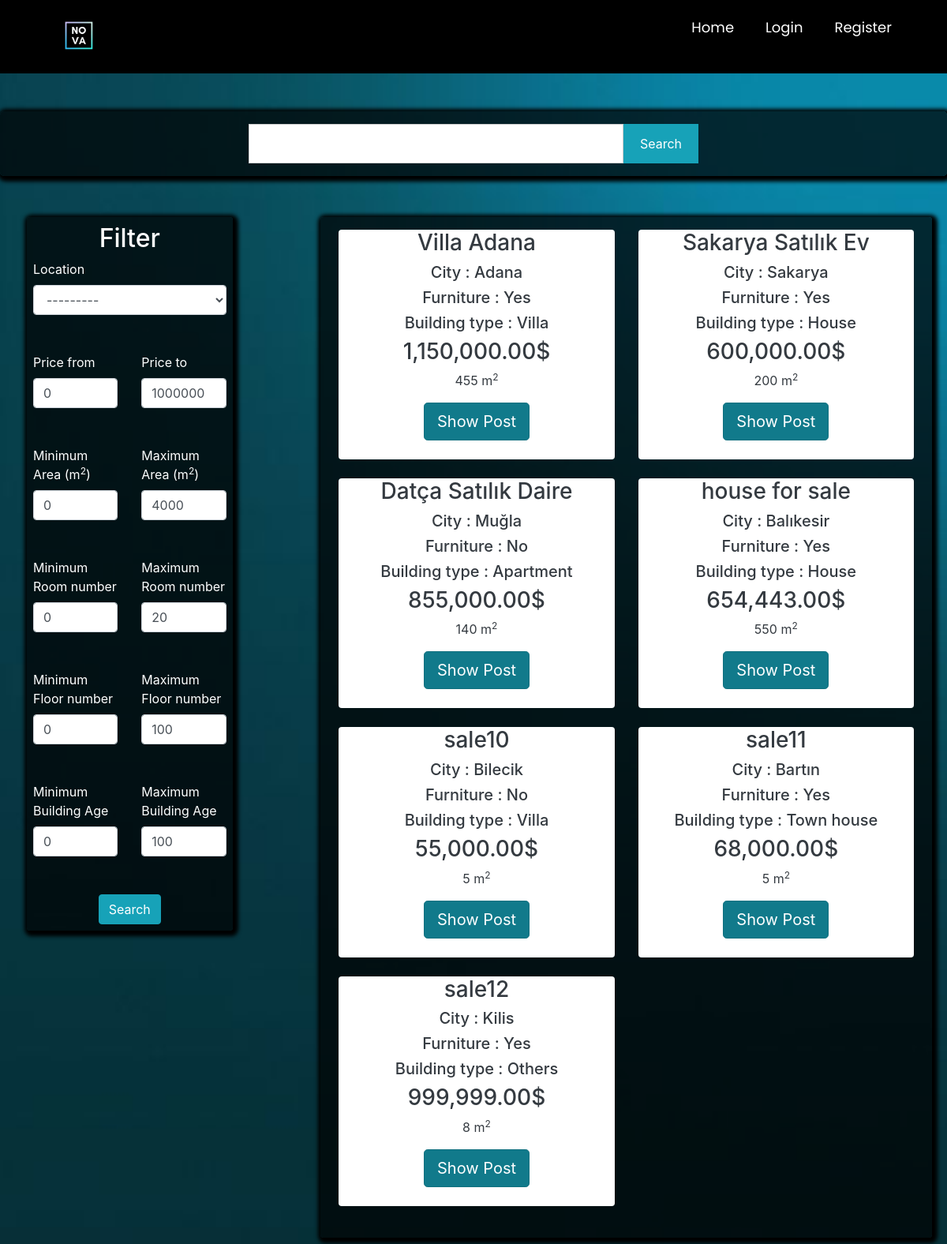
Screenshot of /postlistings/forsale with the database file from the repository.
### main/models.py (models this page shows, shortened)
class Post(models.Model):
    ouruser = models.ForeignKey(ourUser, null=True, on_delete=models.CASCADE)
    post_title = models.CharField(max_length=255,null=True)
    post_description = models.TextField()
    price = models.DecimalField(decimal_places=2 , max_digits=12)
    location = models.CharField(max_length=255,null=True,choices=city)
    postType = models.CharField(choices=RorS , max_length=50, null=True , default='For Sale')
    floor = models.DecimalField(decimal_places=0 , max_digits=3 ,null=True)
    building_age = models.DecimalField(decimal_places=0, max_digits=2 , null=True)
    area = models.DecimalField(decimal_places=0,max_digits=4 ,null=True)
    isFurniture = models.CharField(choices=Furniture ,null=True,max_length=50,default="No")
    building_type = models.CharField(choices=b_types ,null=True ,max_length=50)
    room = models.DecimalField(decimal_places=0 , max_digits=3 ,null=True)

### main/views.py (the view)
# urls.py: path('postlistings/<str:RoS>', views.postlistings, name="postlistings"),
def postlistings(request, RoS):
    if RoS == 'forsale':
        cu = Post.objects.all().filter(postType='For Sale')
    elif RoS == 'forrent':
        cu = Post.objects.all().filter(postType='For Rent')
    query = request.GET.get('query')
    price_from = request.GET.get('price_from', 0)
    price_to = request.GET.get('price_to', 1000000000)
    min_area = request.GET.get('min_area', 0)
    max_area = request.GET.get('max_area', 4000)
    min_age = request.GET.get('min_age', 0)
    max_age = request.GET.get('max_age', 100)
    min_room_num = request.GET.get('min_room_num', 0)
    max_room_num = request.GET.get('max_room_num', 20)
    min_floor_num = request.GET.get('min_floor_num', 0)
    max_floor_num = request.GET.get('max_floor_num', 100)
    if query != None:
        print("sadasdas")
        cu = cu.filter(Q(post_title__icontains=query) | Q(location__icontains=query) | Q(area__icontains=query) | Q(
            building_type__icontains=query))
    else:
        query = ""
    cu = cu.filter(price__gte=price_from).filter(price__lte=price_to)
    cu = cu.filter(area__gte=min_area).filter(area__lte=max_area)
    cu = cu.filter(building_age__gte=min_age).filter(building_age__lte=max_age)
    cu = cu.filter(room__gte=min_room_num).filter(room__lte=max_room_num)
    cu = cu.filter(floor__gte=min_floor_num).filter(floor__lte=max_floor_num)
    myFilter = PostFilter(request.GET, queryset=cu)
    cu = myFilter.qs
    context = {
        'cu': cu,
        'RoS': RoS,
        'price_from': price_from,
        'price_to': price_to,
        'min_area': min_area,
        'max_area': max_area,
        'min_age': min_age,
        'max_age': max_age,
        'min_room_num': min_room_num,
        'max_room_num': max_room_num,
        'min_floor_num': min_floor_num,
        'max_floor_num': max_floor_num,
        'myFilter': myFilter,
        'query': query,
    }
    return render(request, 'main/postlistings.html', context)

### main/templates/main/postlistings.html (shortened to what this page needs)
{% extends 'main/mainpage.html' %}
{% load widget_tweaks %}
{% load static %}
{% load humanize %}
{% block content %}
<head>
    <link rel="stylesheet" href="https://maxcdn.bootstrapcdn.com/bootstrap/4.0.0/css/bootstrap.min.css"
>
</head>
<form action="{% url 'postlistings' RoS %}" method="get">
    <section class="search-sec p-3 my-5">
        <div class="container">
                <div class="row justify-content-center text-white">
                    <div class="col-lg-12">
                        <div class="row justify-content-center">
                            <div class=" col-lg-5 col-md-5 col-sm-12 p-0">
                                <input type="text" name="query" class="form-control search-slt" value="{{ query }}">
                            </div>
                            <div class="col-lg-1 col-md-1 col-sm-12 p-0">
                                <button onclick="document.getElementById('primarybutton').click()" type="button" class="btn btn-info wrn-btn" id="uselessbutton">Search</button>
                            </div>
                        </div>
                    </div>
                </div>
        </div>
    </section>
<div class="container p-1 my-1 text-white rounded">
    <div class="row blog">
        <div class="col-md-3 ">
                <div class="rounded p-2"
                     style="background-color: rgba(0,0,0,0.7) ; box-shadow: 2px 2px 5px 5px #000000">
                    <center><h2 class="is-size-5">Filter</h2></center>
                    <div class="row">
                        <div class="col-md-12">
                            <label>Location</label>
                            <center>{% render_field myFilter.form.location class="form-control" %}</center>
                        </div>
                    </div>
                    <br><br>
                    <div class="row ">
                        <div class="col-md-6">
                            <label>Price from</label>
                            <input type="number" name="price_from" class="form-control" value="{{ price_from }}" min="0"
                                   max="1000000000" required>
                        </div>
                        <div class="col-md-6">
                            <label>Price to</label>
                            <input type="number" name="price_to" class="form-control" value="{{ price_to }}" min="0"
                                   max="1000000000" required>
                        </div>
                    </div>
                    <br><br>
                    <div class="row ">
                        <div class="col-md-6">
                            <label>Minimum Area (m<sup>2</sup>)</label>
                            <input type="number" name="min_area" class="form-control" value="{{ min_area }}" min="0"
                                   max="4000" required>
                        </div>
                        <div class="col-md-6">
                            <label>Maximum Area (m<sup>2</sup>)</label>
                            <input type="number" name="max_area" class="form-control" value="{{ max_area }}" min="0"
                                   max="4000" required>
                        </div>
                    </div><br><br>
                    <div class="row ">
                        <div class="col-md-6">
                            <label>Minimum Room number</label>
                            <input type="number" name="min_room_num" class="form-control" value="{{ min_room_num }}" min="0"
                                   max="20" required>
                        </div>
                        <div class="col-md-6">
                            <label>Maximum Room number</label>
                            <input type="number" name="max_room_num" class="form-control" value="{{ max_room_num }}" min="0"
                                   max="20" required>
                        </div>
                    </div>
                    <br><br>
                    <div class="row ">
                        <div class="col-md-6">
                            <label>Minimum Floor number</label>
                            <input type="number" name="min_floor_num" class="form-control" value="{{ min_floor_num }}" min="0"
                                   max="100" required>
                        </div>
                        <div class="col-md-6">
                            <label>Maximum Floor number</label>
                            <input type="number" name="max_floor_num" class="form-control" value="{{ max_floor_num }}" min="0"
                                   max="100" required>
                        </div>
                    </div>
                    <br><br>
                    <div class="row ">
                        <div class="col-md-6">
                            <label>Minimum Building Age </label>
                            <input type="number" name="min_age" class="form-control" value="{{ min_age }}" min="0"
                                   max="100" required>
                        </div>
                        <div class="col-md-6">
                            <label>Maximum Building Age </label>
                            <input type="number" name="max_age" class="form-control" value="{{ max_age }}" min="0"
                                   max="100" required>
                        </div>
                    </div>
                    <br><br>
                    <center>
                        <button class="btn btn-info" id="primarybutton">Search</button>
                    </center>
                </div>
        </div>
        <div class="col-md-1">
            <br>
        </div>
        <div class="col-md-8 rounded" style=" box-shadow: 2px 2px 5px 5px #000000;background-color: rgba(0,0,0,0.7)">
            <div class="row p-2 my-2">
                {% if cu %}
                {% for i in cu %}
                <div class="col-md-6 ">
                    <div class="container-fluid bg-white rounded text-dark" style="text-align:center;">
                        <h3>{{ i.post_title }}</h3>
                        <h5>City : {{ i.location }}</h5>
                        <h5>Furniture : {{ i.isFurniture }}</h5>
                        <h5>Building type : {{ i.building_type }}</h5>
                        <h3>{{ i.price|intcomma }}$</h3>
                        <p class="descroption">{{i.area}} m<sup>2</sup></p>
                        <a href="{% url 'product_details' i.id %}" class="btn btn-info btn-lg active" role="button"
                           aria-pressed="true">Show Post</a>
                        <br><br>
                    </div>
                    <br>
                </div>
                {% endfor %}
                {%else%}
                <h3>No related search results are available...</h3>
                {% endif %}
            </div>
        </div>
    </div>
</div>
</form>
{% endblock %}

### main/templates/main/postlistings.html (style rules this page uses)
.wrn-btn { width: 100%; font-size: 16px; font-weight: 400; text-transform: capitalize; height: calc(3rem + 2px) !important; border-radius:0; }
.search-sec { position: relative; background-color: rgba(0,0,0,0.7) !important; justify-content: center; box-shadow: 2px 2px 5px 5px #000000; border-radius: 5px; }
.search-slt { display: block; width: 100%; font-size: 0.875rem; line-height: 1.5; color: #55595c; background-color: #fff; background-image: none; border: 1px solid #ccc; height: calc(3rem + 2px) !important; border-radius:0; }

### main/templates/main/mainpage.html (style rules this page uses)
body.g { background-image: url('/static/images/wallpaper.jpg'); background-size: cover; background-repeat: no-repeat; background-attachment: fixed; }
.show, .icon, input { display: none; }

### rows the page displays
Post: post_title "Villa Adana", location "Adana", isFurniture "Yes", building_type "Villa", price "1,150,000.00", area "455"
Post: post_title "Sakarya Satılık Ev", location "Sakarya", isFurniture "Yes", building_type "House", price "600,000.00", area "200"
Post: post_title "Datça Satılık Daire", location "Muğla", isFurniture "No", building_type "Apartment", price "855,000.00", area "140"
Post: post_title "house for sale", location "Balıkesir", isFurniture "Yes", building_type "House", price "654,443.00", area "550"
Post: post_title "sale10", location "Bilecik", isFurniture "No", building_type "Villa", price "55,000.00", area "5"
Post: post_title "sale11", location "Bartın", isFurniture "Yes", building_type "Town house", price "68,000.00", area "5"
Post: post_title "sale12", location "Kilis", isFurniture "Yes", building_type "Others", price "999,999.00", area "8"
